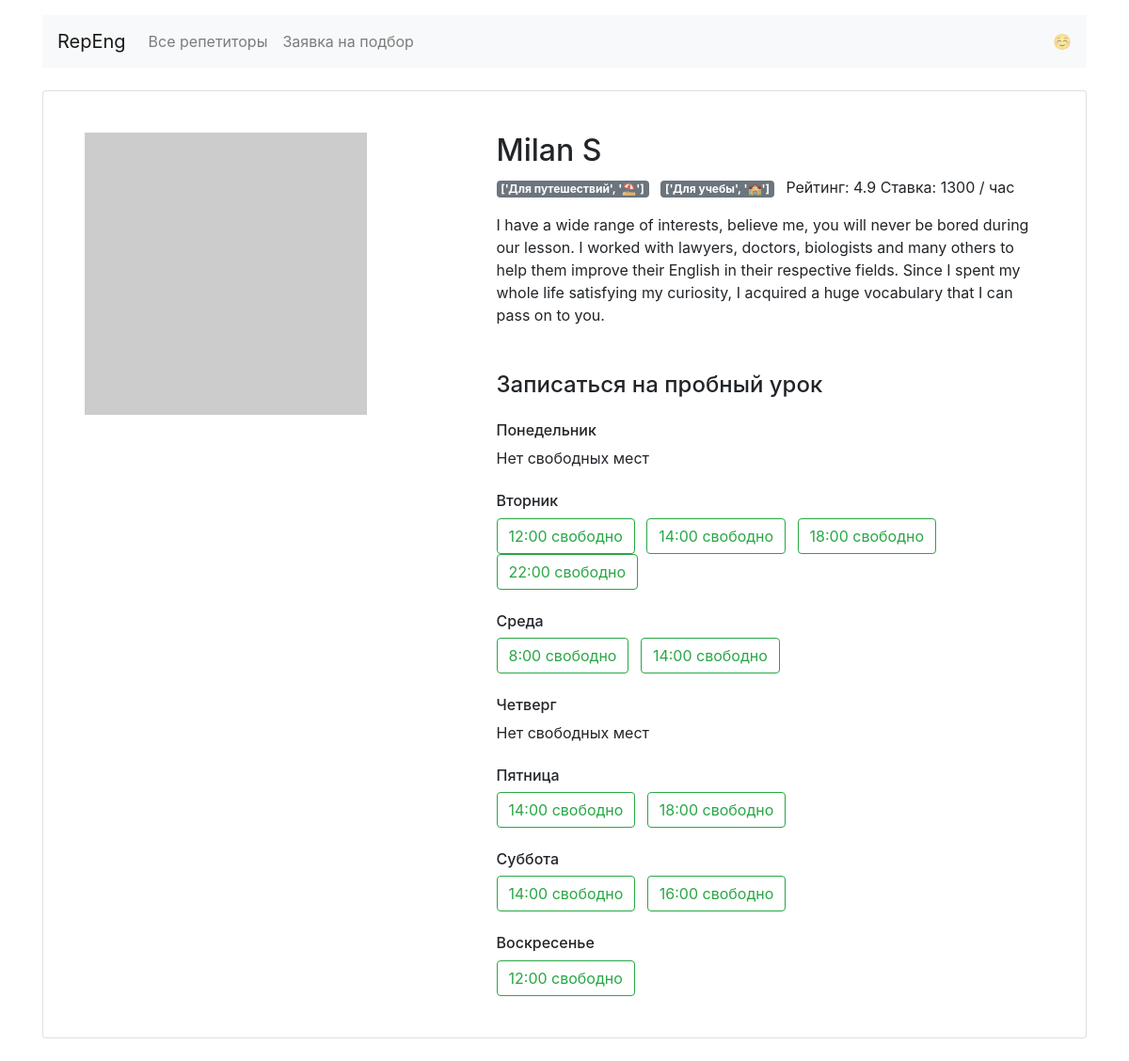
Screenshot of /profiles/4/ with the database file from the repository.
### app.py (models this page shows)
class Teacher(db.Model):
    __tablename__ = 'teachers'
    id = db.Column(db.Integer, primary_key=True)
    name = db.Column(db.String(255), nullable=False)
    about = db.Column(db.String(2048), nullable=False)
    picture = db.Column(db.String(64), nullable=False)
    rating = db.Column(db.Float)
    price = db.Column(db.Integer, nullable=False)
    goals = db.Column(db.String(255), nullable=False)
    free = db.Column(db.String(1024), nullable=False)
    booking = db.relationship('Booking', back_populates='teacher')

### app.py (the view)
@app.route('/profiles/<teacher_id>/', )
def profile(teacher_id):
    teacher = db.session.query(Teacher).filter(Teacher.id == teacher_id).first()
    if teacher:
        teacher.free = json.loads(teacher.free)
        teacher.goals = json.loads(teacher.goals)
        return render_template('profile.html', goals=goals, teacher=teacher, weekdays=weekdays)
    return abort(404, description='Запрошенный преподователь не найден')

### templates/profile.html
{% extends 'base.html' %}
{% block container %}
<main class="container mt-3">
    <div class="card my-4 mx-auto">
        <div class="card-body m-2 m-md-4">
            <article class="row">
                <div class="col-5"><img src="{{ teacher['picture'] }}" class="img-fluid" alt=""></div>
                <div class="col-7">
                    <section class="teacher=info">
                        <h1 class="h2">{{ teacher.name }}</h1>
                        <p>
                            {% for goal in teacher.goals %}
                            <span class="badge badge-secondary mr-2">
                  {{ goals[goal] }}
                </span>
                            {% endfor %}
                            Рейтинг: {{ teacher.rating }} Ставка: {{ teacher.price }} / час
                        </p>
                        <p>{{ teacher.about }}</p>
                    </section>
                    <section class="available">
                        <h4 class="mb-4 mt-5">Записаться на пробный урок</h4>
                        {% for day,times in teacher.free.items() %}
                        <h6 class="mt-4">{{ weekdays[day] }}</h6>
                        {% if True in times.values() %}
                        {% for time, status in times.items() %}
                        {% if status==True %}
                        <a href="/booking/{{teacher['id']}}/{{day}}/{{time|replace(':00','')}}"
                           class="btn btn-outline-success mr-2">{{ time }} свободно</a>
                        {% endif %}
                        {% endfor %}
                        {% else %}
                        <p> Нет свободных мест </p>
                        {% endif %}
                        {% endfor %}
                    </section>
                </div>
            </article>
        </div>
    </div>
</main>
{% endblock %}

### rows the page displays
Teacher: name "Milan S", rating "4.9", price "1300", about "I have a wide range of interests, believe me, you will never be bored during our lesson. I worked with lawyers, doctors, biologists and many others to help them improve their English in their respective fields. Since I spent my whole life satisfying my curiosity, I acquired a huge vocabulary that I can pass on to you."

### other values shown
{{ goals[goal] }} "['Для путешествий', '⛱']" "['Для учебы', '🏫']"
{{ weekdays[day] }} "Понедельник" "Вторник" "Среда" "Четверг" "Пятница" "Суббота" "Воскресенье"
{{ time }} "12:00" "14:00" "18:00" "22:00" "8:00" "14:00" "14:00" "18:00" "14:00" "16:00" "12:00"
